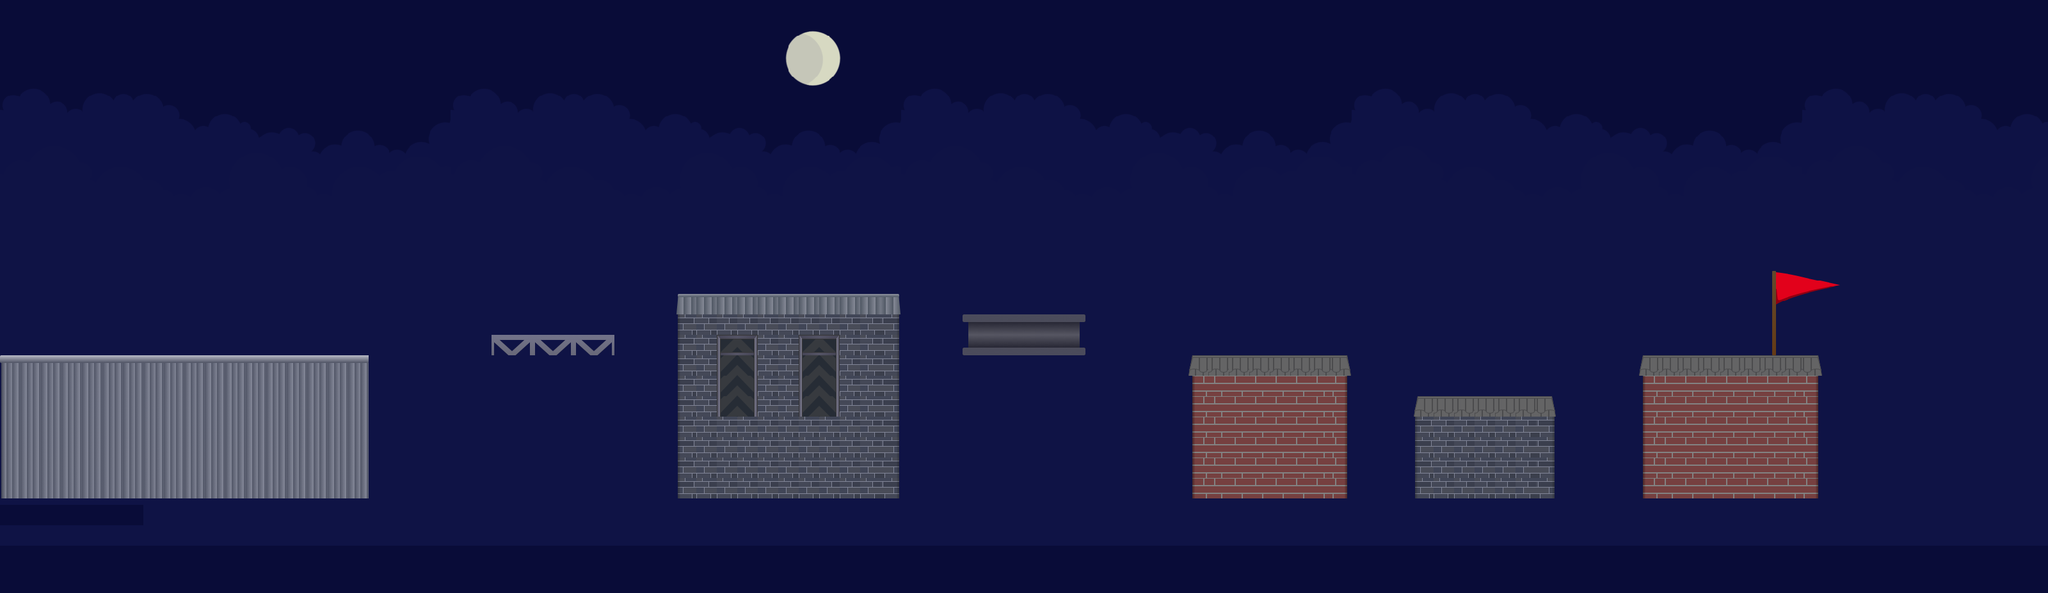

A 2D game scene composited from a Tiled map and its tileset images. What follows is a short description and the map's XML, with each tile layer's data collapsed to a summary:
An orthogonal 100x29 tile map with 32x32 px tiles, 4 tile layers (layer1, layer2, layer3, layer4), 25 tilesets.

<map version="1.2" tiledversion="1.2.1" orientation="orthogonal" renderorder="right-down" width="100" height="29" tilewidth="32" tileheight="32" infinite="0" backgroundcolor="#090c38" nextlayerid="29" nextobjectid="1">
 <tileset firstgid="1" name="l1" tilewidth="32" tileheight="32" spacing="1" tilecount="1" columns="1">
  <image source="../../sprites/l1.png" width="48" height="48" />
 </tileset>
 <tileset firstgid="2" name="l2" tilewidth="32" tileheight="32" spacing="1" tilecount="1" columns="1">
  <image source="../../sprites/l2.png" width="48" height="48" />
 </tileset>
 <tileset firstgid="3" name="l3" tilewidth="32" tileheight="32" spacing="1" tilecount="1" columns="1">
  <image source="../../sprites/l3.png" width="48" height="48" />
 </tileset>
 <tileset firstgid="4" name="l4" tilewidth="32" tileheight="32" spacing="1" tilecount="1" columns="1">
  <image source="../../sprites/l4.png" width="48" height="48" />
 </tileset>
 <tileset firstgid="5" name="l5" tilewidth="32" tileheight="32" spacing="1" tilecount="1" columns="1">
  <image source="../../sprites/l5.png" width="48" height="48" />
 </tileset>
 <tileset firstgid="6" name="pipe1" tilewidth="32" tileheight="32" spacing="1" tilecount="1" columns="1">
  <image source="../../sprites/pipe1.png" width="48" height="48" />
 </tileset>
 <tileset firstgid="7" name="pipe2" tilewidth="32" tileheight="32" spacing="1" tilecount="1" columns="1">
  <image source="../../sprites/pipe2.png" width="48" height="48" />
 </tileset>
 <tileset firstgid="8" name="h1" tilewidth="32" tileheight="32" spacing="1" tilecount="1" columns="1">
  <image source="../../sprites/h1.png" width="48" height="48" />
 </tileset>
 <tileset firstgid="9" name="h2" tilewidth="32" tileheight="32" spacing="1" tilecount="1" columns="1">
  <image source="../../sprites/h2.png" width="48" height="48" />
 </tileset>
 <tileset firstgid="10" name="h3" tilewidth="32" tileheight="32" spacing="1" tilecount="1" columns="1">
  <image source="../../sprites/h3.png" width="48" height="48" />
 </tileset>
 <tileset firstgid="11" name="hpart" tilewidth="32" tileheight="32" spacing="1" tilecount="1" columns="1">
  <image source="../../sprites/hpart.png" width="48" height="48" />
 </tileset>
 <tileset firstgid="12" name="hpart2" tilewidth="32" tileheight="32" spacing="1" tilecount="1" columns="1">
  <image source="../../sprites/hpart2.png" width="48" height="48" />
 </tileset>
 <tileset firstgid="13" name="w1" tilewidth="32" tileheight="32" spacing="1" tilecount="1" columns="1">
  <image source="../../sprites/w1.png" width="48" height="48" />
 </tileset>
 <tileset firstgid="14" name="w2" tilewidth="32" tileheight="32" spacing="1" tilecount="1" columns="1">
  <image source="../../sprites/w2.png" width="48" height="48" />
 </tileset>
 <tileset firstgid="15" name="ngtile1" tilewidth="32" tileheight="32" spacing="1" tilecount="1" columns="1">
  <image source="../../sprites/ngtile1.png" width="48" height="48" />
 </tileset>
 <tileset firstgid="16" name="h11" tilewidth="32" tileheight="32" spacing="1" tilecount="1" columns="1">
  <image source="../../sprites/h11.png" width="48" height="48" />
 </tileset>
 <tileset firstgid="17" name="h12" tilewidth="32" tileheight="32" spacing="1" tilecount="1" columns="1">
  <image source="../../sprites/h12.png" width="48" height="48" />
 </tileset>
 <tileset firstgid="18" name="w11" tilewidth="32" tileheight="32" spacing="1" tilecount="1" columns="1">
  <image source="../../sprites/w11.png" width="48" height="48" />
 </tileset>
 <tileset firstgid="19" name="w12" tilewidth="32" tileheight="32" spacing="1" tilecount="1" columns="1">
  <image source="../../sprites/w12.png" width="48" height="48" />
 </tileset>
 <tileset firstgid="20" name="moonimahes" tilewidth="32" tileheight="32" spacing="1" tilecount="220" columns="22">
  <image source="../../sprites/moonimahes.png" width="750" height="346" />
 </tileset>
 <tileset firstgid="240" name="s1" tilewidth="32" tileheight="32" spacing="1" tilecount="1" columns="1">
  <image source="../../sprites/s1.png" width="48" height="48" />
 </tileset>
 <tileset firstgid="241" name="s2" tilewidth="32" tileheight="32" spacing="1" tilecount="1" columns="1">
  <image source="../../sprites/s2.png" width="48" height="48" />
 </tileset>
 <tileset firstgid="242" name="s3" tilewidth="32" tileheight="32" spacing="1" tilecount="1" columns="1">
  <image source="../../sprites/s3.png" width="48" height="48" />
 </tileset>
 <tileset firstgid="243" name="flag" tilewidth="32" tileheight="32" spacing="1" tilecount="345" columns="23">
  <image source="../../sprites/flag.png" width="764" height="500" />
 </tileset>
 <tileset firstgid="588" name="wolken_l5" tilewidth="32" tileheight="32" spacing="1" tilecount="506" columns="22">
  <image source="../../sprites/wolken_l5.png" width="750" height="777" />
 </tileset>
 <layer id="25" name="layer1" width="100" height="29" opacity="0.1" offsetx="0" offsety="-74">
  <data>[2900 cells, 2293 non-empty, 352 distinct tile ids]</data>
 </layer>
 <layer id="26" name="layer2" width="100" height="29" offsetx="-32" offsety="172">
  <data>[2900 cells, 408 non-empty, 17 distinct tile ids]</data>
 </layer>
 <layer id="27" name="layer3" width="100" height="29" offsetx="-310" offsety="247">
  <data>[2900 cells, 20 non-empty, 20 distinct tile ids]</data>
 </layer>
 <layer id="28" name="layer4" width="100" height="29" offsetx="-16" offsety="24">
  <data>[2900 cells, 16 non-empty, 16 distinct tile ids]</data>
 </layer>
</map>
